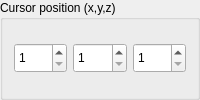
                <widget class="QGroupBox" name="groupBox_24">
                 <property name="maximumSize">
                  <size>
                   <width>16777215</width>
                   <height>16777215</height>
                  </size>
                 </property>
                 <property name="title">
                  <string>Cursor position (x,y,z)</string>
                 </property>
                 <layout class="QGridLayout" name="gridLayout_35" columnstretch="0,0,0">
                  <item row="1" column="1">
                   <widget class="QSpinBox" name="spinBox_y_data1">
                    <property name="maximumSize">
                     <size>
                      <width>16777215</width>
                      <height>30</height>
                     </size>
                    </property>
                    <property name="buttonSymbols">
                     <enum>QAbstractSpinBox::UpDownArrows</enum>
                    </property>
                    <property name="minimum">
                     <number>1</number>
                    </property>
                    <property name="maximum">
                     <number>120</number>
                    </property>
                   </widget>
                  </item>
                  <item row="1" column="0">
                   <widget class="QSpinBox" name="spinBox_x_data1">
                    <property name="maximumSize">
                     <size>
                      <width>16777215</width>
                      <height>30</height>
                     </size>
                    </property>
                    <property name="buttonSymbols">
                     <enum>QAbstractSpinBox::UpDownArrows</enum>
                    </property>
                    <property name="minimum">
                     <number>1</number>
                    </property>
                    <property name="maximum">
                     <number>120</number>
                    </property>
                   </widget>
                  </item>
                  <item row="1" column="2">
                   <widget class="QSpinBox" name="spinBox_z_data1">
                    <property name="maximumSize">
                     <size>
                      <width>16777215</width>
                      <height>30</height>
                     </size>
                    </property>
                    <property name="buttonSymbols">
                     <enum>QAbstractSpinBox::UpDownArrows</enum>
                    </property>
                    <property name="minimum">
                     <number>1</number>
                    </property>
                    <property name="maximum">
                     <number>60</number>
                    </property>
                   </widget>
                  </item>
                 </layout>
                </widget>
